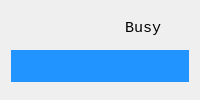
<?xml version="1.0" encoding="UTF-8"?>
<ui version="4.0">
 <class>LCDView</class>
 <widget class="QWidget" name="LCDView">
  <layout class="QVBoxLayout" name="verticalLayout">
   <item>
    <layout class="QHBoxLayout" name="horizontalLayout">
     <item>
      <spacer name="horizontalSpacer">
       <property name="orientation">
        <enum>Qt::Horizontal</enum>
       </property>
       <property name="sizeHint" stdset="0">
        <size>
         <width>40</width>
         <height>20</height>
        </size>
       </property>
      </spacer>
     </item>
     <item>
      <widget class="QLabel" name="label">
       <property name="font">
        <font>
         <family>Monospace</family>
         <pointsize>11</pointsize>
        </font>
       </property>
       <property name="text">
        <string>Busy</string>
       </property>
      </widget>
     </item>
     <item>
      <widget class="BitsView" name="busyFlag" native="true">
       <property name="minimumSize">
        <size>
         <width>22</width>
         <height>22</height>
        </size>
       </property>
      </widget>
     </item>
    </layout>
   </item>
   <item>
    <widget class="LCDCharPanel" name="lcdPanel" native="true">
     <property name="sizePolicy">
      <sizepolicy hsizetype="Minimum" vsizetype="Minimum">
       <horstretch>1</horstretch>
       <verstretch>0</verstretch>
      </sizepolicy>
     </property>
     <property name="styleSheet">
      <string notr="true">background-color: rgb(34, 148, 255);</string>
     </property>
    </widget>
   </item>
   <item>
    <spacer name="verticalSpacer">
     <property name="orientation">
      <enum>Qt::Vertical</enum>
     </property>
    </spacer>
   </item>
  </layout>
 </widget>
 <customwidgets>
  <customwidget>
   <class>BitsView</class>
   <extends>QWidget</extends>
   <header>views/BitsView.h</header>
   <container>1</container>
  </customwidget>
  <customwidget>
   <class>LCDCharPanel</class>
   <extends>QWidget</extends>
   <header>views/LCDCharPanel.h</header>
   <container>1</container>
  </customwidget>
 </customwidgets>
 <resources/>
 <connections/>
</ui>
